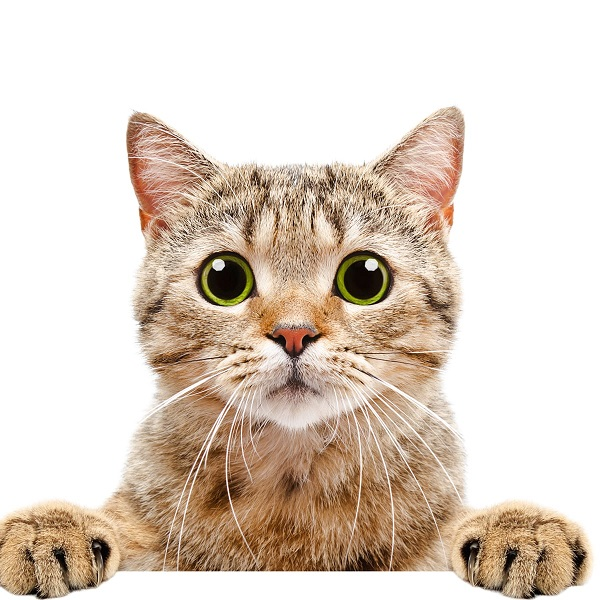
#> input picture 선형대수 3일차/실습/img/image.jpg, 600 x 600 px, found by its file name
$ python 4.2-235.py
#> lines starting #> are read from the running program, lines starting #| are printed output that depends on the picture
import cv2
import numpy as np


img = cv2.imread('image.jpg', cv2.IMREAD_COLOR)
#> img is the input picture: shape (600, 600, 3); mean B, G, R 196.6, 208.9, 222.5
height,width = img.shape[:2]
#> height = 600; width = 600

# 45도를 라디안으로 변환하여 코싸인값과 싸인값을 구합니다.
angle = 45
radian = angle*np.pi/180
c = np.cos(radian)
s = np.sin(radian)

# 회전변환행렬을 구성합니다.
# OpenCV의 원점이 왼쪽아래가 아니라 왼쪽위라서 [[c, -s, 0], [s, c, 0]]가 아니라
# [[c, s, 0], [-s, c, 0]]입니다.
rotation_matrix = np.array([[c, s, 0], [-s, c, 0], [0, 0, 1]], dtype=float)


dst = np.zeros(img.shape, dtype=np.uint8)

for y in range(height-1):
	for x in range(width-1):

		# backward mapping
		# 결과 이미지의 픽셀 new_p로 이동하는 입력 이미지의
		# 픽셀 old_p의 위치를 계산합니다.
		new_p = np.array([x, y, 1])
		inv_rotation_matrix = np.linalg.inv(rotation_matrix)
		old_p = np.dot(inv_rotation_matrix, new_p)

             # new_p 위치에 계산하여 얻은 old_p 픽셀의 값을 대입합니다.
		x_,y_ = old_p[:2]
		x_ = int(x_)
		y_ = int(y_)

		# 입력 이미지의 픽셀을 가져올 수 있는 경우에만
		# 결과 이미지의 현재 위치의 픽셀로 사용합니다.
		if x_ > 0 and x_ < width and y_ > 0 and y_ < height:
			dst[y, x] = img[y_, x_]
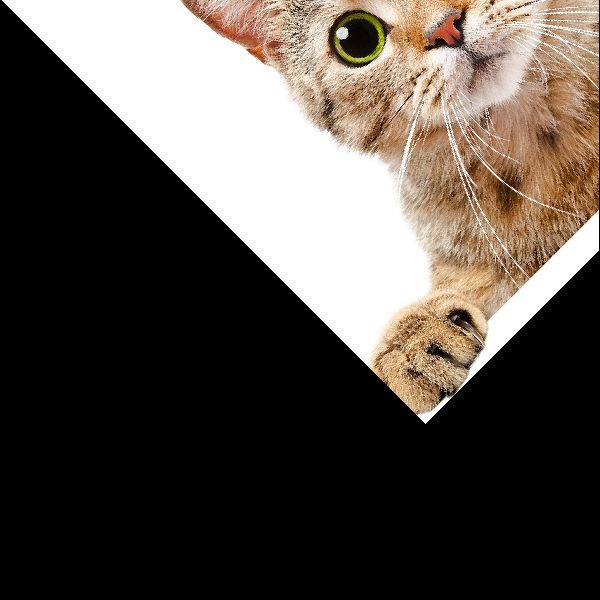
#> dst: shape (600, 600, 3); mean B, G, R 73.1, 79.7, 87.2


result = cv2.hconcat([img, dst])
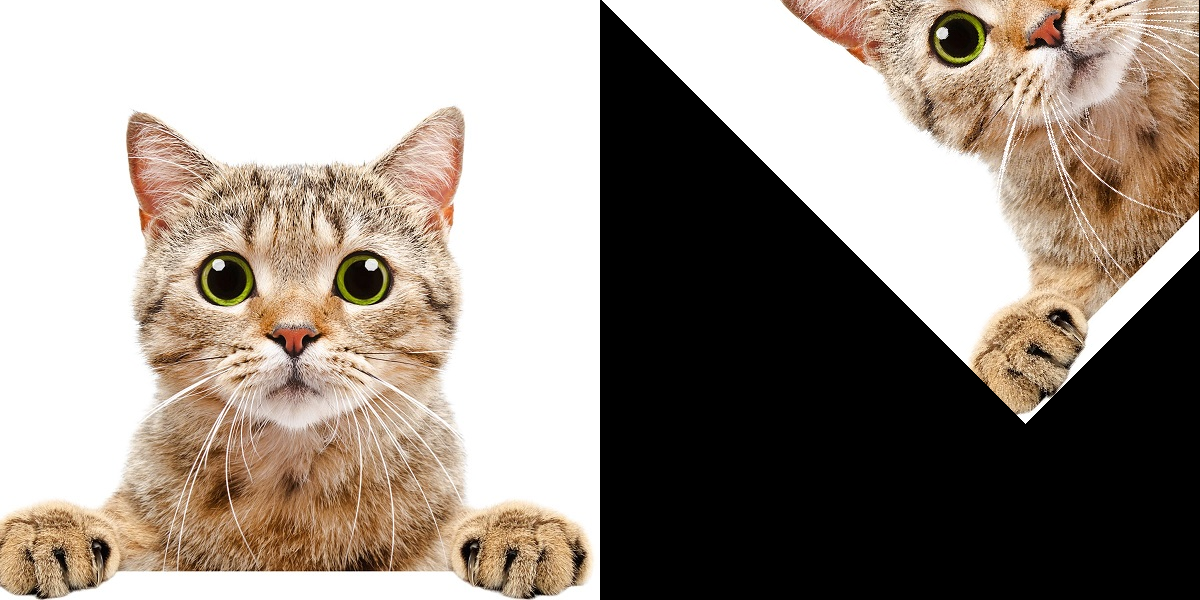
#> result: shape (600, 1200, 3); mean B, G, R 134.8, 144.3, 154.8
cv2.imshow("result", result)
cv2.waitKey(0)
